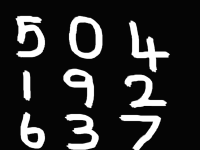
#> input picture Assignment 4/2a_resized.png, 200 x 150 px, found by its file name
$ python 2.py
#> lines starting #> are read from the running program, lines starting #| are printed output that depends on the picture
# take the lena image and add s&p noise to it
import cv2
import numpy as np
from matplotlib import pyplot as plt
from skimage.util import random_noise as rn


# Generating set
img1 = cv2.imread("./Assignment 4/2a_resized.png",0)
#> img1 is the input picture: shape (150, 200); min 5, max 255, mean 43.3
img1 = cv2.cvtColor(img1,cv2.COLOR_BGR2RGB)
img1 = cv2.cvtColor(img1,cv2.COLOR_RGB2GRAY)

img2 = cv2.imread("./Assignment 4/2a_crop.png",0)
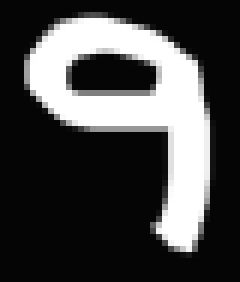
#> input picture Assignment 4/2a_crop.png, 40 x 47 px, found by its file name (shown 6 times larger)
#> img2 is the input picture: shape (47, 40); min 5, max 255, mean 72.1
img2 = cv2.cvtColor(img2,cv2.COLOR_BGR2RGB)
img2 = cv2.cvtColor(img2,cv2.COLOR_RGB2GRAY)

print(img1.shape)
#| (150, 200)
print(img2.shape)
#| (47, 40)
# [5 lines of commented-out code are left out]

r1,c1 = img1.shape
#> r1 = 150; c1 = 200
r2,c2 = img2.shape
#> r2 = 47; c2 = 40

print(r1,c1)
#| 150 200
print(r2,c2)
#| 47 40
s = np.zeros((r1+2*r2-1,c1+2*c2-1))
for i in range(r1):
    for j in range(c1):
        s[i+r2][j+c2] = img1[i][j]
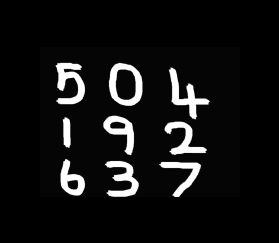
#> s: shape (243, 279) float64; min 0, max 255, mean 19.2
li = np.zeros((r1+r2-1,c1+c2-1))

for i in range(0,r1+r2-1):
    for j in range(0,c1+c2-1):
        sum = 0
        for k in range(0,r2):
            for m in range(0,c2):
#> (the run stopped early here; a loop or call above may not have finished)
